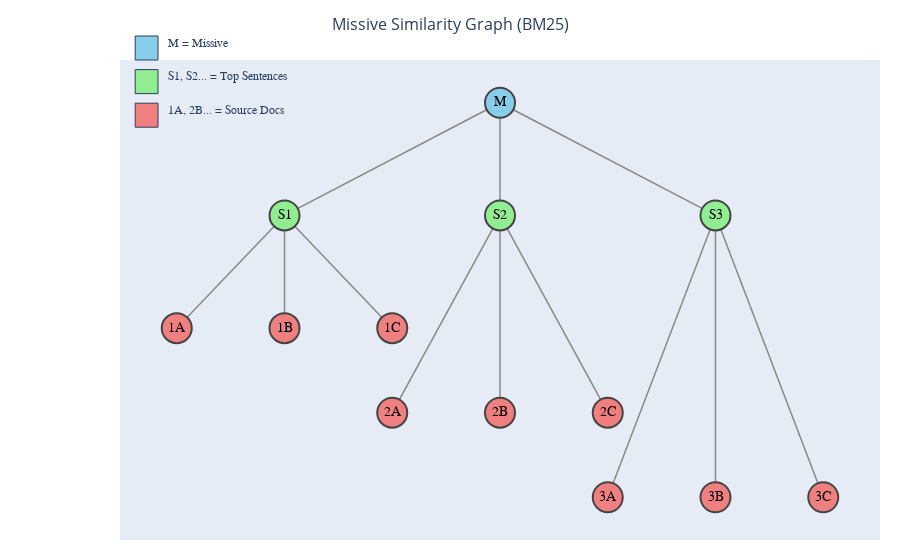

Notebook cell for this chart:
### Markdown cell above
### **Part 3.1: Execute the cell below to generate the interactive visualization of missive similarities**

Average runtime for 3 topic sentences and 3 similar documents is: `60 seconds`?

### Code cell
# User input and validation
df_missives = pd.read_csv('GaLAHaD_missive_partial_translation.csv')
total_missives = len(df_missives)

try:
    missive_index_user = int(input(f"Enter the row index of the missive [Value Range: 1-{total_missives}]: "))
    if not (1 <= missive_index_user <= total_missives):
        raise ValueError(f"Missive index must be between 1 and {total_missives} (inclusive).")
    missive_index = missive_index_user - 1  # zero-based internally

    num_top_sentences = int(input("Enter the number of topic sentences to extract [Recommended: 2-10]: "))
    if not (2 <= num_top_sentences <= 10):
        raise ValueError("Number of topic sentences should be between 2 and 10.")

    num_top_sim_docs = int(input("Enter the number of similar documents per sentence [Recommended: 1-5]: "))
    if not (1 <= num_top_sim_docs <= 5):
        raise ValueError("Number of similar documents per sentence should be between 1 and 5.")

except ValueError as ve:
    print(f"Invalid input: {ve}")
    raise SystemExit

# Load selected missive metadata and text
meta = df_missives.loc[missive_index]
missive_text = meta['text']
missive_year = int(meta['year'])
start_year = missive_year - 2
end_year = missive_year

# Format missive filename for display
missive_filename = f"missive_{missive_index_user:03d}"

# Load transcription documents from years in range
dfs = []
loaded_files = []

for year in range(start_year, end_year + 1):
    path = os.path.join('transcriptions_sorted', f"{year}.csv")
    if os.path.exists(path):
        df = pd.read_csv(path)
        if 'content' in df.columns:
            df = df.rename(columns={'content': 'text'})
        df['text'] = df['text'].astype(str)
        dfs.append(df)
        loaded_files.append(os.path.basename(path))
    else:
        print(f"Warning: {path} not found. Skipping.")

# Summarize missive text
summary = lexrank_summarize(missive_text, num_sentences=num_top_sentences)

# Run BM25 matching for top K docs per sentence
matches = match_lexrank_sentences_to_documents_topk(summary, dfs, loaded_files, top_k=num_top_sim_docs)

# Prepare outputs for visualization
top_sentences = summary
similarity_scores = []
doc_metadata = []
doc_snippets = []

for sentence_matches in matches:
    scores = []
    docs = []
    snippets = []
    for score, row_index, text, filename in sentence_matches:
        scores.append(score)
        docs.append((filename, row_index))
        snippet = ' '.join(text.split()[:30])  # first 30 words snippet
        snippets.append(snippet)
    similarity_scores.append(scores)
    doc_metadata.extend(docs)
    doc_snippets.extend(snippets)

print(f"\nTotal missives in file: {total_missives}")
print(f"Total transcription documents loaded: {sum(len(df) for df in dfs)}\n")

print(f"Processing missive from row {missive_index_user} ({missive_filename}):\n")

print("BM25 model loaded texts from:")
for fname in loaded_files:
    print(f"  - {fname}")
print()

visualize_interactive_graph(
   missive_name=missive_filename,
   top_sentences=top_sentences,
   similarity_scores=similarity_scores,
   doc_metadata=doc_metadata,
   doc_snippets=doc_snippets,
   meta=meta,
   num_top_docs=num_top_sim_docs
)

# print the legend after the graph
print_graph_legend(top_sentences, similarity_scores, doc_metadata, num_top_sim_docs)

### Figure 1 — Plotly figure (JSON) as saved in the notebook; plotly's stock layout.template omitted (floating-point values rounded to 4 significant figures)
{"data": [{"hoverinfo": "none", "line": {"color": "#888", "width": 1.5}, "mode": "lines", "type": "scatter", "x": [0, -3, null, 0, 0, null, 0, 3, null, -3, -4.5, null, -3, -3, null, -3, -1.5, null, 0, -1.5, null, 0, 0, null, 0, 1.5, null, 3, 1.5, null, 3, 3, null, 3, 4.5, null], "y": [0, -2, null, 0, -2, null, 0, -2, null, -2, -4, null, -2, -4, null, -2, -4, null, -2, -5.5, null, -2, -5.5, null, -2, -5.5, null, -2, -7, null, -2, -7, null, -2, -7, null]}, {"hoverinfo": "text", "hovertext": ["Filename: missive_001<br>Source: TSV<br>Year: 1618.0", "hebben ook de tijd niet om op zijn Spaans water bak te maken toen ons schepen en Manilla zijn<br>Topic sentence #1", "Document: 1616.csv - Row 54<br>BM25 score: 17.4949<br>Text snippet:<br>wederomme naert Vaderlandt te keeren versocht heeft mette eerste schepen dewwaerts te mogen gaen en gemerckt zij hooge maentgelee heeft ende gheen pla...", "Document: 1617.csv - Row 158<br>BM25 score: 16.2798<br>Text snippet:<br>Gnal Reaels Brieff uyt Banda vanden 10en Mayo Ao. 1617 a folio Ditto Inal Reaels brieff van Amboyno vanden 2en Julio Ao 1617 Resolutien van ditto Reae...", "Document: 1617.csv - Row 25<br>BM25 score: 14.5188<br>Text snippet:<br>Erentfeste wijse. voorsielkihe heer discrete Heeren. ok hebbe (:volgens mijne schuldige plicht :) niet connen nalaten. V. Ed: met dese gelehentheijt v...", "zullen de tijd aanzien en naar loop van zaak disponeren het zijn zeggen<br>Topic sentence #2", "Document: 1616.csv - Row 133<br>BM25 score: 12.8752<br>Text snippet:<br>Arnmo Junj 1616 No. 6 Journael vande dagelycxse geschiedenisse ende moluco Gedt. 3 Julio 1655 to S XVNS onder Ambogna Banda 23 July 1616 6 14 175. 175...", "Document: 1618.csv - Row 5<br>BM25 score: 12.6567<br>Text snippet:<br>Copie. Voor d'Ed: Heer President. den tehenwoordigen taedt voorgedragen zijnde. seeckeren brieff. vande Francen ontfangen der Schepen St. Michiel. e S...", "Document: 1616.csv - Row 90<br>BM25 score: 10.7530<br>Text snippet:<br>ontrent geweest zijn, ende de zelve plaetse ongetwijf„ „felt affgelopen ende verbrandt zouden hebben, ten ware onse Schepen daer alsdoen, hadden gewee...", "met enig provisie en een goed som veld om de+Engelsen te preveniëren en al de nagel<br>Topic sentence #3", "Document: 1618.csv - Row 9<br>BM25 score: 10.7715<br>Text snippet:<br>Opt' alderspoedichste. Sult ghijluijden van hier reht door naer Hambi. eijlen. ende soo haest omtrent de reviere compt. sult datel. opwaerts naer Jamb...", "Document: 1617.csv - Row 65<br>BM25 score: 10.0784<br>Text snippet:<br>Deventteste manhaftige Wijse Voorsienige seer discrete heeren Dese Voorschreven is Copie van mijnen Jongsten aen V. E. , met den Orangi boom die godt ...", "Document: 1618.csv - Row 48<br>BM25 score: 9.5313<br>Text snippet:<br>156 Amboina desen may 1618 M:r Basl mijni hertelijcke groeenisse aen vl: als oock mijne weijnige vrienden, liggende op het comptoir ende reede van ban..."], "marker": {"color": ["skyblue", "lightgreen", "lightcoral", "lightcoral", "lightcoral", "lightgreen", "lightcoral", "lightcoral", "lightcoral", "lightgreen", "lightcoral", "lightcoral", "lightcoral"], "line": {"width": 2}, "size": 30}, "mode": "markers+text", "text": ["M", "S1", "1A", "1B", "1C", "S2", "2A", "2B", "2C", "S3", "3A", "3B", "3C"], "textfont": {"color": "black", "family": "Arial Black", "size": 14}, "textposition": ["middle center", "middle center", "middle center", "middle center", "middle center", "middle center", "middle center", "middle center", "middle center", "middle center", "middle center", "middle center", "middle center"], "type": "scatter", "x": [0, -3, -4.5, -3, -1.5, 0, -1.5, 0, 1.5, 3, 1.5, 3, 4.5], "y": [0, -2, -4, -4, -4, -2, -5.5, -5.5, -5.5, -2, -7, -7, -7]}], "layout": {"annotations": [{"align": "left", "font": {"family": "Arial", "size": 12}, "showarrow": false, "text": "M = Missive", "x": 0.06, "xref": "paper", "y": 1.035, "yanchor": "middle", "yref": "paper"}, {"align": "left", "font": {"family": "Arial", "size": 12}, "showarrow": false, "text": "S1, S2... = Top Sentences", "x": 0.06, "xref": "paper", "y": 0.965, "yanchor": "middle", "yref": "paper"}, {"align": "left", "font": {"family": "Arial", "size": 12}, "showarrow": false, "text": "1A, 2B... = Source Docs", "x": 0.06, "xref": "paper", "y": 0.895, "yanchor": "middle", "yref": "paper"}], "hovermode": "closest", "margin": {"b": 20, "l": 120, "r": 20, "t": 60}, "shapes": [{"fillcolor": "skyblue", "line": {"width": 1}, "type": "rect", "x0": 0.02, "x1": 0.05, "xref": "paper", "y0": 1, "y1": 1.05, "yref": "paper"}, {"fillcolor": "lightgreen", "line": {"width": 1}, "type": "rect", "x0": 0.02, "x1": 0.05, "xref": "paper", "y0": 0.93, "y1": 0.98, "yref": "paper"}, {"fillcolor": "lightcoral", "line": {"width": 1}, "type": "rect", "x0": 0.02, "x1": 0.05, "xref": "paper", "y0": 0.86, "y1": 0.91, "yref": "paper"}], "showlegend": false, "title": {"font": {"size": 16}, "text": "Missive Similarity Graph (BM25)", "x": 0.5}, "xaxis": {"showgrid": false, "showticklabels": false, "zeroline": false}, "yaxis": {"showgrid": false, "showticklabels": false, "zeroline": false}}}
